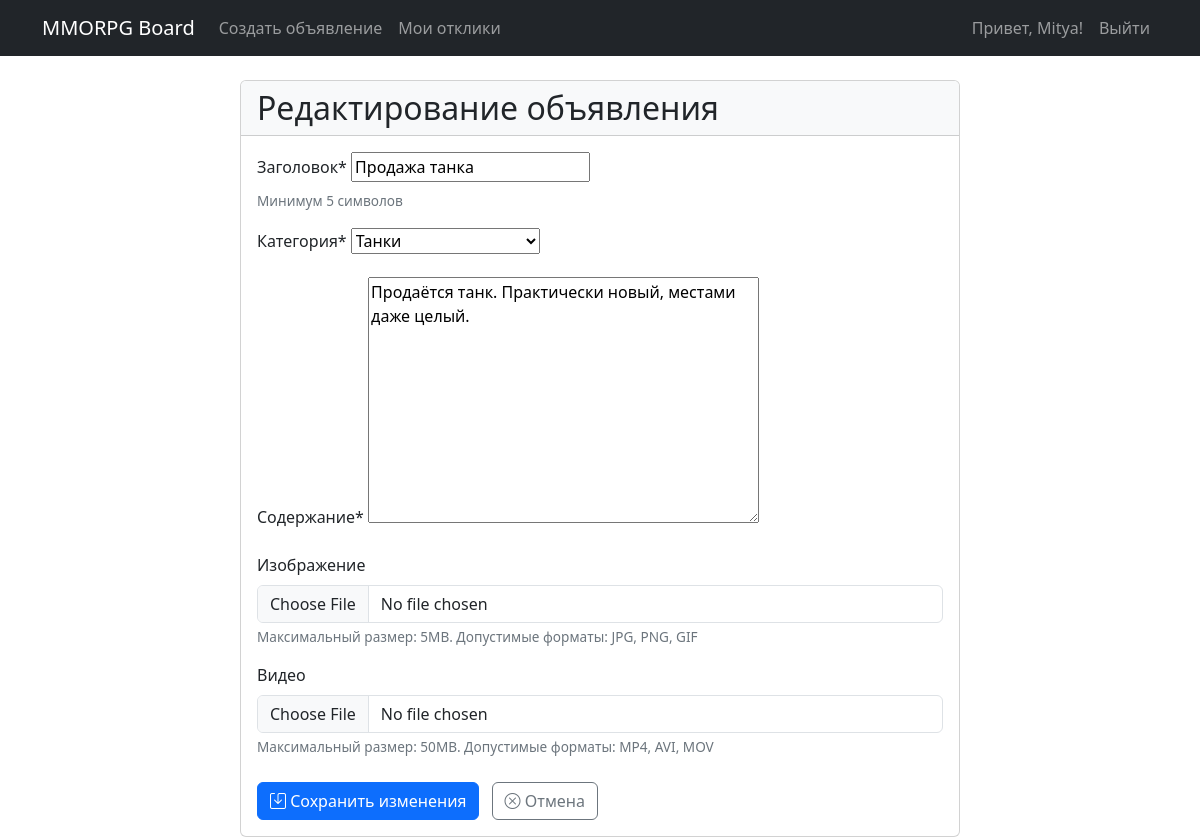
The page /edit/1/ (signed in) on the database its author committed.
### accounts/models.py (models this page shows, shortened)
class User(AbstractUser):
    email = models.EmailField(unique=True)
    email_confirmed = models.BooleanField(default=False)
    confirmation_code = models.CharField(max_length=100, blank=True, null=True)
    confirmation_code_created = models.DateTimeField(default=timezone.now)

### ads/models.py (models this page shows, shortened)
class Advertisement(models.Model):
    title = models.CharField(max_length=255, validators=[MinLengthValidator(5)])
    content = CKEditor5Field('Text', config_name='default')
    image = models.ImageField(upload_to='ads_images/', blank=True, null=True, verbose_name="Изображение")
    video = models.FileField(upload_to='ads_videos/', blank=True, null=True, verbose_name="Видео")
    author = models.ForeignKey(User, on_delete=models.CASCADE)
    category = models.ForeignKey(Category, on_delete=models.PROTECT)
    created_at = models.DateTimeField(auto_now_add=True)
    updated_at = models.DateTimeField(auto_now=True)

### ads/views.py (the view)
# urls.py: path('edit/<int:pk>/', edit_advertisement, name='edit_advertisement'),
@login_required
def edit_advertisement(request, pk):
    ad = get_object_or_404(Advertisement, pk=pk, author=request.user)
    if request.method == 'POST':
        form = AdvertisementForm(request.POST, request.FILES, instance=ad)
        if form.is_valid():
            if form.cleaned_data.get('clear_image'):
                ad.image.delete(save=False)
            if form.cleaned_data.get('clear_video'):
                ad.video.delete(save=False)
            form.save()
            messages.success(request, 'Объявление успешно обновлено!')
            return redirect('advertisement_detail', pk=ad.pk)
    else:
        form = AdvertisementForm(instance=ad)
    return render(request, 'ads/edit_advertisement.html', {
        'form': form,
        'ad': ad,
    })

### ads/forms.py (shortened to what this page needs)
class AdvertisementForm(forms.ModelForm):
    image = forms.ImageField(required=False)
    video = forms.FileField(required=False)
    category = forms.ModelChoiceField(
        queryset=Category.objects.all(),
        empty_label="Выберите категорию",
        label="Категория"
    )
    clear_image = forms.BooleanField(required=False, label="Удалить текущее изображение")
    clear_video = forms.BooleanField(required=False, label="Удалить текущее видео")
    class Meta:
        model = Advertisement
        fields = ['title', 'content', 'category', 'image', 'video']
        widgets = {
            'content': forms.Textarea(attrs={'class': 'django_ckeditor_5'}),
            'image': forms.FileInput(attrs={'accept': 'image/*'}),
            'video': forms.FileInput(attrs={'accept': 'video/*'}),
        }

### ads/models.py (called while the page is built)
    def __str__(self):
        return self.get_name_display()

### templates/ads/edit_advertisement.html (shortened to what this page needs)
{% extends 'base.html' %}
{% block content %}
<div class="container mt-4">
    <div class="row justify-content-center">
        <div class="col-lg-8">
            <div class="card">
                <div class="card-header bg-light">
                    <h2 class="mb-0">Редактирование объявления</h2>
                </div>
                <div class="card-body">
                    <form method="post" enctype="multipart/form-data">
                        <div class="mb-3">
                            <label for="id_title" class="form-label">Заголовок*</label>
                            {{ form.title }}
                            <div class="form-text">Минимум 5 символов</div>
                        </div>
                        <div class="mb-3">
                            <label for="id_category" class="form-label">Категория*</label>
                            {{ form.category }}
                        </div>
                        <div class="mb-3">
                            <label for="id_content" class="form-label">Содержание*</label>
                            {{ form.content }}
                        </div>
                        <div class="mb-3">
                            <label class="form-label">Изображение</label>
                            <input type="file" name="image"
                                   accept="image/*"
                                   class="form-control"
                                   id="id_image">
                            <div class="form-text">
                                Максимальный размер: 5MB. Допустимые форматы: JPG, PNG, GIF
                            </div>
                        </div>
                        <div class="mb-4">
                            <label class="form-label">Видео</label>
                            <input type="file" name="video"
                                   accept="video/*"
                                   class="form-control"
                                   id="id_video">
                            <div class="form-text">
                                Максимальный размер: 50MB. Допустимые форматы: MP4, AVI, MOV
                            </div>
                        </div>
                        <div class="d-flex justify-content-between">
                            <div>
                                <button type="submit" class="btn btn-primary me-2">
                                    <i class="bi bi-save"></i> Сохранить изменения
                                </button>
                                <a href="{% url 'advertisement_detail' ad.pk %}"
                                   class="btn btn-outline-secondary">
                                    <i class="bi bi-x-circle"></i> Отмена
                                </a>
                            </div>
                        </div>
                    </form>
                </div>
            </div>
        </div>
    </div>
</div>
{% endblock %}

### templates/base.html (shortened to what this page needs)
<!DOCTYPE html>
<html lang="ru">
<head>
    <link href="https://cdn.jsdelivr.net/npm/bootstrap@5.3.0/dist/css/bootstrap.min.css" rel="stylesheet">
    <link href="https://cdn.jsdelivr.net/npm/bootstrap-icons/font/bootstrap-icons.css" rel="stylesheet">
</head>
<body>
    <nav class="navbar navbar-expand-lg navbar-dark bg-dark">
        <div class="container">
            <a class="navbar-brand" href="{% url 'home' %}">MMORPG Board</a>
            <div class="collapse navbar-collapse">
                <ul class="navbar-nav me-auto">
                    <li class="nav-item">
                        <a class="nav-link" href="{% url 'create_advertisement' %}">Создать объявление</a>
                    </li>
                    <li class="nav-item">
                        <a class="nav-link" href="{% url 'my_responses' %}">Мои отклики</a>
                    </li>
                </ul>
                <ul class="navbar-nav">
                    {% if user.is_authenticated %}
                        <li class="nav-item">
                            <span class="nav-link">Привет, {{ user.username }}!</span>
                        </li>
                        <li class="nav-item">
                            <form action="{% url 'logout' %}" method="post">
                                <button type="submit" class="nav-link btn btn-link" style="display: inline;">
                                    Выйти
                                </button>
                            </form>
                        </li>
                    {% endif %}
                </ul>
            </div>
        </div>
    </nav>
    <div class="container mt-4">
        {% block content %}
        {% endblock %}
    </div>
</body>
</html>

### templates/ads/edit_advertisement.html (style rules this page uses)
.form-text { font-size: 0.85rem; color: #6c757d; }

### rows shown on the page
User: username "Mitya"
Advertisement: title "Продажа танка", category "Танки", content "Продаётся танк. Практически новый, местами даже целый."
